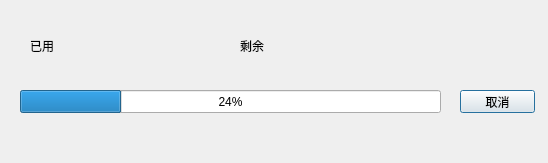
<?xml version="1.0" encoding="UTF-8"?>
<ui version="4.0">
 <class>Progress_bar</class>
 <widget class="QDialog" name="Progress_bar">
  <property name="geometry">
   <rect>
    <x>0</x>
    <y>0</y>
    <width>548</width>
    <height>163</height>
   </rect>
  </property>
  <property name="windowTitle">
   <string>Dialog</string>
  </property>
  <widget class="QProgressBar" name="progressBar">
   <property name="geometry">
    <rect>
     <x>20</x>
     <y>90</y>
     <width>421</width>
     <height>23</height>
    </rect>
   </property>
   <property name="value">
    <number>24</number>
   </property>
  </widget>
  <widget class="QPushButton" name="pushButton">
   <property name="geometry">
    <rect>
     <x>460</x>
     <y>90</y>
     <width>75</width>
     <height>23</height>
    </rect>
   </property>
   <property name="text">
    <string>取消</string>
   </property>
  </widget>
  <widget class="QLabel" name="label">
   <property name="geometry">
    <rect>
     <x>30</x>
     <y>40</y>
     <width>54</width>
     <height>12</height>
    </rect>
   </property>
   <property name="text">
    <string>已用</string>
   </property>
  </widget>
  <widget class="QLabel" name="label_2">
   <property name="geometry">
    <rect>
     <x>240</x>
     <y>40</y>
     <width>54</width>
     <height>12</height>
    </rect>
   </property>
   <property name="text">
    <string>剩余</string>
   </property>
  </widget>
 </widget>
 <resources/>
 <connections/>
</ui>
